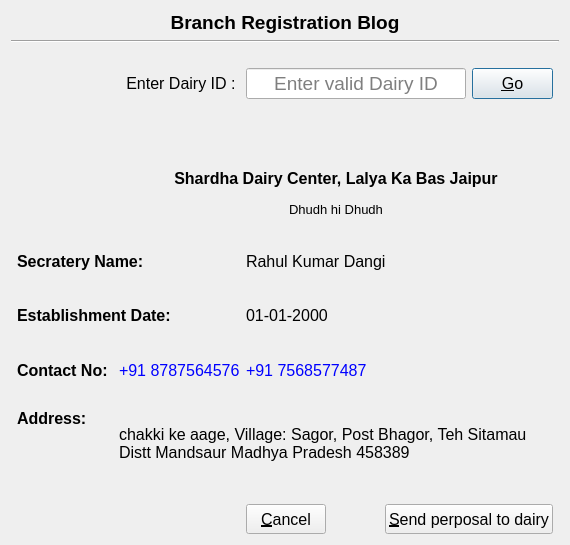
<?xml version="1.0" encoding="UTF-8"?>
<ui version="4.0">
 <class>SendProposal</class>
 <widget class="QWidget" name="SendProposal">
  <property name="geometry">
   <rect>
    <x>0</x>
    <y>0</y>
    <width>570</width>
    <height>545</height>
   </rect>
  </property>
  <property name="windowTitle">
   <string>Form</string>
  </property>
  <layout class="QGridLayout" name="gridLayout">
   <item row="0" column="0" colspan="10">
    <widget class="QLabel" name="titleLabel">
     <property name="font">
      <font>
       <pointsize>14</pointsize>
       <weight>75</weight>
       <bold>true</bold>
      </font>
     </property>
     <property name="text">
      <string>&lt;html&gt;&lt;p align=&quot;center&quot;&gt;&lt;font &gt;Branch Registration Blog&lt;/font&gt;&lt;/p&gt;&lt;/html&gt;</string>
     </property>
    </widget>
   </item>
   <item row="1" column="0" colspan="10">
    <widget class="Line" name="line">
     <property name="orientation">
      <enum>Qt::Horizontal</enum>
     </property>
    </widget>
   </item>
   <item row="2" column="0">
    <spacer name="horizontalSpacer_6">
     <property name="orientation">
      <enum>Qt::Horizontal</enum>
     </property>
     <property name="sizeHint" stdset="0">
      <size>
       <width>24</width>
       <height>13</height>
      </size>
     </property>
    </spacer>
   </item>
   <item row="2" column="3">
    <spacer name="verticalSpacer">
     <property name="orientation">
      <enum>Qt::Vertical</enum>
     </property>
     <property name="sizeHint" stdset="0">
      <size>
       <width>20</width>
       <height>24</height>
      </size>
     </property>
    </spacer>
   </item>
   <item row="2" column="9">
    <spacer name="horizontalSpacer_26">
     <property name="orientation">
      <enum>Qt::Horizontal</enum>
     </property>
     <property name="sizeHint" stdset="0">
      <size>
       <width>24</width>
       <height>13</height>
      </size>
     </property>
    </spacer>
   </item>
   <item row="3" column="0">
    <spacer name="horizontalSpacer_2">
     <property name="orientation">
      <enum>Qt::Horizontal</enum>
     </property>
     <property name="sizeHint" stdset="0">
      <size>
       <width>24</width>
       <height>30</height>
      </size>
     </property>
    </spacer>
   </item>
   <item row="3" column="1" colspan="2">
    <widget class="QLabel" name="enterDIDLabel">
     <property name="sizePolicy">
      <sizepolicy hsizetype="Preferred" vsizetype="Preferred">
       <horstretch>0</horstretch>
       <verstretch>0</verstretch>
      </sizepolicy>
     </property>
     <property name="font">
      <font>
       <pointsize>12</pointsize>
      </font>
     </property>
     <property name="text">
      <string>&lt;html&gt;&lt;p align = &quot;right&quot;&gt;&lt;font &gt;Enter Dairy ID : &lt;/font&gt;&lt;/p&gt;&lt;/html&gt;</string>
     </property>
     <property name="buddy">
      <cstring>DairyIDEdit</cstring>
     </property>
    </widget>
   </item>
   <item row="3" column="3" colspan="5">
    <widget class="QLineEdit" name="DairyIDEdit">
     <property name="sizePolicy">
      <sizepolicy hsizetype="Preferred" vsizetype="Preferred">
       <horstretch>0</horstretch>
       <verstretch>0</verstretch>
      </sizepolicy>
     </property>
     <property name="font">
      <font>
       <pointsize>14</pointsize>
      </font>
     </property>
     <property name="alignment">
      <set>Qt::AlignCenter</set>
     </property>
     <property name="placeholderText">
      <string>Enter valid Dairy ID</string>
     </property>
     <property name="clearButtonEnabled">
      <bool>true</bool>
     </property>
    </widget>
   </item>
   <item row="3" column="8">
    <widget class="QPushButton" name="goButton">
     <property name="sizePolicy">
      <sizepolicy hsizetype="Preferred" vsizetype="Preferred">
       <horstretch>0</horstretch>
       <verstretch>0</verstretch>
      </sizepolicy>
     </property>
     <property name="font">
      <font>
       <pointsize>12</pointsize>
      </font>
     </property>
     <property name="text">
      <string>&amp;Go</string>
     </property>
     <property name="shortcut">
      <string>Return</string>
     </property>
     <property name="autoDefault">
      <bool>true</bool>
     </property>
     <property name="default">
      <bool>true</bool>
     </property>
    </widget>
   </item>
   <item row="3" column="9">
    <spacer name="horizontalSpacer_20">
     <property name="orientation">
      <enum>Qt::Horizontal</enum>
     </property>
     <property name="sizeHint" stdset="0">
      <size>
       <width>24</width>
       <height>30</height>
      </size>
     </property>
    </spacer>
   </item>
   <item row="4" column="0">
    <spacer name="horizontalSpacer_5">
     <property name="orientation">
      <enum>Qt::Horizontal</enum>
     </property>
     <property name="sizeHint" stdset="0">
      <size>
       <width>24</width>
       <height>13</height>
      </size>
     </property>
    </spacer>
   </item>
   <item row="4" column="3">
    <spacer name="verticalSpacer_2">
     <property name="orientation">
      <enum>Qt::Vertical</enum>
     </property>
     <property name="sizeHint" stdset="0">
      <size>
       <width>20</width>
       <height>23</height>
      </size>
     </property>
    </spacer>
   </item>
   <item row="4" column="9">
    <spacer name="horizontalSpacer_29">
     <property name="orientation">
      <enum>Qt::Horizontal</enum>
     </property>
     <property name="sizeHint" stdset="0">
      <size>
       <width>24</width>
       <height>13</height>
      </size>
     </property>
    </spacer>
   </item>
   <item row="5" column="0" rowspan="3">
    <spacer name="horizontalSpacer_3">
     <property name="orientation">
      <enum>Qt::Horizontal</enum>
     </property>
     <property name="sizeHint" stdset="0">
      <size>
       <width>24</width>
       <height>100</height>
      </size>
     </property>
    </spacer>
   </item>
   <item row="5" column="1" rowspan="3">
    <widget class="QLabel" name="logoLabel">
     <property name="sizePolicy">
      <sizepolicy hsizetype="Fixed" vsizetype="Fixed">
       <horstretch>0</horstretch>
       <verstretch>0</verstretch>
      </sizepolicy>
     </property>
     <property name="text">
      <string>&lt;html&gt;&lt;head/&gt;&lt;body&gt;&lt;p&gt;&lt;img height=&quot;100&quot;  width =&quot;100&quot;  src=&quot;:/E:/Qt projects/Milk_Dairy_Software/insert_Images/milk_dairy_logo.jpg&quot;/&gt;&lt;/p&gt;&lt;/body&gt;&lt;/html&gt;</string>
     </property>
    </widget>
   </item>
   <item row="5" column="2" colspan="7">
    <spacer name="horizontalSpacer">
     <property name="orientation">
      <enum>Qt::Horizontal</enum>
     </property>
     <property name="sizeHint" stdset="0">
      <size>
       <width>455</width>
       <height>38</height>
      </size>
     </property>
    </spacer>
   </item>
   <item row="5" column="9" rowspan="3">
    <spacer name="horizontalSpacer_27">
     <property name="orientation">
      <enum>Qt::Horizontal</enum>
     </property>
     <property name="sizeHint" stdset="0">
      <size>
       <width>24</width>
       <height>100</height>
      </size>
     </property>
    </spacer>
   </item>
   <item row="6" column="2" colspan="7">
    <widget class="QLabel" name="dairyNameLabel">
     <property name="sizePolicy">
      <sizepolicy hsizetype="Preferred" vsizetype="Preferred">
       <horstretch>0</horstretch>
       <verstretch>0</verstretch>
      </sizepolicy>
     </property>
     <property name="font">
      <font>
       <pointsize>12</pointsize>
       <weight>75</weight>
       <bold>true</bold>
      </font>
     </property>
     <property name="text">
      <string>&lt;html&gt;&lt;p align = &quot;center&quot;&gt;&lt;font&gt;Shardha Dairy Center, Lalya Ka Bas Jaipur&lt;/font&gt;&lt;/p&gt;&lt;/html&gt;</string>
     </property>
    </widget>
   </item>
   <item row="7" column="2" colspan="7">
    <widget class="QLabel" name="tagLabel">
     <property name="sizePolicy">
      <sizepolicy hsizetype="Preferred" vsizetype="Preferred">
       <horstretch>0</horstretch>
       <verstretch>0</verstretch>
      </sizepolicy>
     </property>
     <property name="font">
      <font>
       <pointsize>10</pointsize>
      </font>
     </property>
     <property name="text">
      <string>&lt;html&gt;&lt;p align = &quot;center&quot;&gt;&lt;font&gt;Dhudh hi Dhudh&lt;/font&gt;&lt;/p&gt;&lt;/html&gt;</string>
     </property>
    </widget>
   </item>
   <item row="8" column="0">
    <spacer name="horizontalSpacer_4">
     <property name="orientation">
      <enum>Qt::Horizontal</enum>
     </property>
     <property name="sizeHint" stdset="0">
      <size>
       <width>24</width>
       <height>13</height>
      </size>
     </property>
    </spacer>
   </item>
   <item row="8" column="1">
    <spacer name="verticalSpacer_8">
     <property name="orientation">
      <enum>Qt::Vertical</enum>
     </property>
     <property name="sizeHint" stdset="0">
      <size>
       <width>20</width>
       <height>24</height>
      </size>
     </property>
    </spacer>
   </item>
   <item row="8" column="6">
    <spacer name="verticalSpacer_3">
     <property name="orientation">
      <enum>Qt::Vertical</enum>
     </property>
     <property name="sizeHint" stdset="0">
      <size>
       <width>20</width>
       <height>24</height>
      </size>
     </property>
    </spacer>
   </item>
   <item row="8" column="9">
    <spacer name="horizontalSpacer_17">
     <property name="orientation">
      <enum>Qt::Horizontal</enum>
     </property>
     <property name="sizeHint" stdset="0">
      <size>
       <width>24</width>
       <height>13</height>
      </size>
     </property>
    </spacer>
   </item>
   <item row="9" column="0">
    <spacer name="horizontalSpacer_7">
     <property name="orientation">
      <enum>Qt::Horizontal</enum>
     </property>
     <property name="sizeHint" stdset="0">
      <size>
       <width>24</width>
       <height>30</height>
      </size>
     </property>
    </spacer>
   </item>
   <item row="9" column="1" colspan="2">
    <widget class="QLabel" name="SNLabel">
     <property name="sizePolicy">
      <sizepolicy hsizetype="Preferred" vsizetype="Preferred">
       <horstretch>0</horstretch>
       <verstretch>0</verstretch>
      </sizepolicy>
     </property>
     <property name="font">
      <font>
       <pointsize>12</pointsize>
       <weight>75</weight>
       <bold>true</bold>
      </font>
     </property>
     <property name="text">
      <string>&lt;html&gt;&lt;p&gt;&lt;font &gt;Secratery Name: &lt;/font&gt;&lt;/p&gt;&lt;/html&gt;</string>
     </property>
    </widget>
   </item>
   <item row="9" column="3" colspan="6">
    <widget class="QLabel" name="secNameLabel">
     <property name="sizePolicy">
      <sizepolicy hsizetype="Preferred" vsizetype="Preferred">
       <horstretch>0</horstretch>
       <verstretch>0</verstretch>
      </sizepolicy>
     </property>
     <property name="font">
      <font>
       <pointsize>12</pointsize>
      </font>
     </property>
     <property name="text">
      <string>&lt;html&gt;&lt;p&gt;&lt;font &gt;Rahul Kumar Dangi&lt;/font&gt;&lt;/p&gt;&lt;/html&gt;</string>
     </property>
    </widget>
   </item>
   <item row="9" column="9">
    <spacer name="horizontalSpacer_23">
     <property name="orientation">
      <enum>Qt::Horizontal</enum>
     </property>
     <property name="sizeHint" stdset="0">
      <size>
       <width>24</width>
       <height>30</height>
      </size>
     </property>
    </spacer>
   </item>
   <item row="10" column="0">
    <spacer name="horizontalSpacer_8">
     <property name="orientation">
      <enum>Qt::Horizontal</enum>
     </property>
     <property name="sizeHint" stdset="0">
      <size>
       <width>24</width>
       <height>13</height>
      </size>
     </property>
    </spacer>
   </item>
   <item row="10" column="1">
    <spacer name="verticalSpacer_7">
     <property name="orientation">
      <enum>Qt::Vertical</enum>
     </property>
     <property name="sizeHint" stdset="0">
      <size>
       <width>20</width>
       <height>24</height>
      </size>
     </property>
    </spacer>
   </item>
   <item row="10" column="4">
    <spacer name="verticalSpacer_4">
     <property name="orientation">
      <enum>Qt::Vertical</enum>
     </property>
     <property name="sizeHint" stdset="0">
      <size>
       <width>20</width>
       <height>24</height>
      </size>
     </property>
    </spacer>
   </item>
   <item row="10" column="9">
    <spacer name="horizontalSpacer_28">
     <property name="orientation">
      <enum>Qt::Horizontal</enum>
     </property>
     <property name="sizeHint" stdset="0">
      <size>
       <width>24</width>
       <height>13</height>
      </size>
     </property>
    </spacer>
   </item>
   <item row="11" column="0">
    <spacer name="horizontalSpacer_9">
     <property name="orientation">
      <enum>Qt::Horizontal</enum>
     </property>
     <property name="sizeHint" stdset="0">
      <size>
       <width>24</width>
       <height>30</height>
      </size>
     </property>
    </spacer>
   </item>
   <item row="11" column="1" colspan="2">
    <widget class="QLabel" name="EDLabel">
     <property name="sizePolicy">
      <sizepolicy hsizetype="Preferred" vsizetype="Preferred">
       <horstretch>0</horstretch>
       <verstretch>0</verstretch>
      </sizepolicy>
     </property>
     <property name="font">
      <font>
       <pointsize>12</pointsize>
       <weight>75</weight>
       <bold>true</bold>
      </font>
     </property>
     <property name="text">
      <string>&lt;html&gt;&lt;p&gt;&lt;font &gt;Establishment Date: &lt;/font&gt;&lt;/p&gt;&lt;/html&gt;</string>
     </property>
    </widget>
   </item>
   <item row="11" column="3" colspan="6">
    <widget class="QLabel" name="estDateLabel">
     <property name="sizePolicy">
      <sizepolicy hsizetype="Preferred" vsizetype="Preferred">
       <horstretch>0</horstretch>
       <verstretch>0</verstretch>
      </sizepolicy>
     </property>
     <property name="font">
      <font>
       <pointsize>12</pointsize>
      </font>
     </property>
     <property name="text">
      <string>&lt;html&gt;&lt;p&gt;&lt;font &gt;01-01-2000&lt;/font&gt;&lt;/p&gt;&lt;/html&gt;</string>
     </property>
    </widget>
   </item>
   <item row="11" column="9">
    <spacer name="horizontalSpacer_16">
     <property name="orientation">
      <enum>Qt::Horizontal</enum>
     </property>
     <property name="sizeHint" stdset="0">
      <size>
       <width>24</width>
       <height>30</height>
      </size>
     </property>
    </spacer>
   </item>
   <item row="12" column="0">
    <spacer name="horizontalSpacer_10">
     <property name="orientation">
      <enum>Qt::Horizontal</enum>
     </property>
     <property name="sizeHint" stdset="0">
      <size>
       <width>24</width>
       <height>13</height>
      </size>
     </property>
    </spacer>
   </item>
   <item row="12" column="1">
    <spacer name="verticalSpacer_6">
     <property name="orientation">
      <enum>Qt::Vertical</enum>
     </property>
     <property name="sizeHint" stdset="0">
      <size>
       <width>20</width>
       <height>24</height>
      </size>
     </property>
    </spacer>
   </item>
   <item row="12" column="3" colspan="2">
    <spacer name="verticalSpacer_5">
     <property name="orientation">
      <enum>Qt::Vertical</enum>
     </property>
     <property name="sizeHint" stdset="0">
      <size>
       <width>20</width>
       <height>24</height>
      </size>
     </property>
    </spacer>
   </item>
   <item row="12" column="9">
    <spacer name="horizontalSpacer_24">
     <property name="orientation">
      <enum>Qt::Horizontal</enum>
     </property>
     <property name="sizeHint" stdset="0">
      <size>
       <width>24</width>
       <height>13</height>
      </size>
     </property>
    </spacer>
   </item>
   <item row="13" column="0">
    <spacer name="horizontalSpacer_11">
     <property name="orientation">
      <enum>Qt::Horizontal</enum>
     </property>
     <property name="sizeHint" stdset="0">
      <size>
       <width>24</width>
       <height>30</height>
      </size>
     </property>
    </spacer>
   </item>
   <item row="13" column="1">
    <widget class="QLabel" name="CNLabel">
     <property name="sizePolicy">
      <sizepolicy hsizetype="Preferred" vsizetype="Preferred">
       <horstretch>0</horstretch>
       <verstretch>0</verstretch>
      </sizepolicy>
     </property>
     <property name="font">
      <font>
       <pointsize>12</pointsize>
       <weight>75</weight>
       <bold>true</bold>
      </font>
     </property>
     <property name="text">
      <string>&lt;html&gt;&lt;p&gt;&lt;font &gt;Contact No: &lt;/font&gt;&lt;/p&gt;&lt;/html&gt;</string>
     </property>
    </widget>
   </item>
   <item row="13" column="3" colspan="6">
    <widget class="QLabel" name="contactLabel">
     <property name="sizePolicy">
      <sizepolicy hsizetype="Preferred" vsizetype="Preferred">
       <horstretch>0</horstretch>
       <verstretch>0</verstretch>
      </sizepolicy>
     </property>
     <property name="font">
      <font>
       <pointsize>12</pointsize>
      </font>
     </property>
     <property name="text">
      <string>&lt;html&gt;&lt;p&gt;&lt;font color=&quot;blue&quot; &gt;+91 7568577487&lt;/font&gt;&lt;/p&gt;&lt;/html&gt;</string>
     </property>
    </widget>
   </item>
   <item row="13" column="9">
    <spacer name="horizontalSpacer_18">
     <property name="orientation">
      <enum>Qt::Horizontal</enum>
     </property>
     <property name="sizeHint" stdset="0">
      <size>
       <width>24</width>
       <height>30</height>
      </size>
     </property>
    </spacer>
   </item>
   <item row="14" column="0">
    <spacer name="horizontalSpacer_12">
     <property name="orientation">
      <enum>Qt::Horizontal</enum>
     </property>
     <property name="sizeHint" stdset="0">
      <size>
       <width>24</width>
       <height>13</height>
      </size>
     </property>
    </spacer>
   </item>
   <item row="14" column="1">
    <spacer name="verticalSpacer_9">
     <property name="orientation">
      <enum>Qt::Vertical</enum>
     </property>
     <property name="sizeHint" stdset="0">
      <size>
       <width>20</width>
       <height>23</height>
      </size>
     </property>
    </spacer>
   </item>
   <item row="14" column="5">
    <spacer name="verticalSpacer_10">
     <property name="orientation">
      <enum>Qt::Vertical</enum>
     </property>
     <property name="sizeHint" stdset="0">
      <size>
       <width>20</width>
       <height>23</height>
      </size>
     </property>
    </spacer>
   </item>
   <item row="14" column="9">
    <spacer name="horizontalSpacer_25">
     <property name="orientation">
      <enum>Qt::Horizontal</enum>
     </property>
     <property name="sizeHint" stdset="0">
      <size>
       <width>24</width>
       <height>13</height>
      </size>
     </property>
    </spacer>
   </item>
   <item row="15" column="0">
    <spacer name="horizontalSpacer_13">
     <property name="orientation">
      <enum>Qt::Horizontal</enum>
     </property>
     <property name="sizeHint" stdset="0">
      <size>
       <width>24</width>
       <height>70</height>
      </size>
     </property>
    </spacer>
   </item>
   <item row="15" column="1">
    <widget class="QLabel" name="ALabel">
     <property name="sizePolicy">
      <sizepolicy hsizetype="Preferred" vsizetype="Preferred">
       <horstretch>0</horstretch>
       <verstretch>0</verstretch>
      </sizepolicy>
     </property>
     <property name="font">
      <font>
       <pointsize>12</pointsize>
       <weight>75</weight>
       <bold>true</bold>
      </font>
     </property>
     <property name="text">
      <string>&lt;html&gt;&lt;p&gt;&lt;font &gt;Address: &lt;/font&gt;&lt;/p&gt;&lt;/html&gt;</string>
     </property>
     <property name="alignment">
      <set>Qt::AlignLeading|Qt::AlignLeft|Qt::AlignTop</set>
     </property>
    </widget>
   </item>
   <item row="15" column="2" colspan="7">
    <widget class="QLabel" name="addressLabel">
     <property name="sizePolicy">
      <sizepolicy hsizetype="Preferred" vsizetype="Preferred">
       <horstretch>0</horstretch>
       <verstretch>0</verstretch>
      </sizepolicy>
     </property>
     <property name="font">
      <font>
       <pointsize>12</pointsize>
      </font>
     </property>
     <property name="text">
      <string>&lt;html&gt;&lt;p&gt;&lt;font &gt;chakki ke aage, Village: Sagor, Post Bhagor, Teh Sitamau Distt Mandsaur Madhya Pradesh 458389&lt;/font&gt;&lt;/p&gt;&lt;/html&gt;</string>
     </property>
     <property name="alignment">
      <set>Qt::AlignLeading|Qt::AlignLeft|Qt::AlignVCenter</set>
     </property>
     <property name="wordWrap">
      <bool>true</bool>
     </property>
     <property name="textInteractionFlags">
      <set>Qt::TextSelectableByMouse</set>
     </property>
    </widget>
   </item>
   <item row="15" column="9">
    <spacer name="horizontalSpacer_19">
     <property name="orientation">
      <enum>Qt::Horizontal</enum>
     </property>
     <property name="sizeHint" stdset="0">
      <size>
       <width>24</width>
       <height>70</height>
      </size>
     </property>
    </spacer>
   </item>
   <item row="16" column="0">
    <spacer name="horizontalSpacer_14">
     <property name="orientation">
      <enum>Qt::Horizontal</enum>
     </property>
     <property name="sizeHint" stdset="0">
      <size>
       <width>24</width>
       <height>13</height>
      </size>
     </property>
    </spacer>
   </item>
   <item row="16" column="3" colspan="2">
    <spacer name="verticalSpacer_11">
     <property name="orientation">
      <enum>Qt::Vertical</enum>
     </property>
     <property name="sizeHint" stdset="0">
      <size>
       <width>20</width>
       <height>24</height>
      </size>
     </property>
    </spacer>
   </item>
   <item row="16" column="8">
    <spacer name="verticalSpacer_12">
     <property name="orientation">
      <enum>Qt::Vertical</enum>
     </property>
     <property name="sizeHint" stdset="0">
      <size>
       <width>20</width>
       <height>24</height>
      </size>
     </property>
    </spacer>
   </item>
   <item row="16" column="9">
    <spacer name="horizontalSpacer_21">
     <property name="orientation">
      <enum>Qt::Horizontal</enum>
     </property>
     <property name="sizeHint" stdset="0">
      <size>
       <width>24</width>
       <height>13</height>
      </size>
     </property>
    </spacer>
   </item>
   <item row="17" column="0">
    <spacer name="horizontalSpacer_15">
     <property name="orientation">
      <enum>Qt::Horizontal</enum>
     </property>
     <property name="sizeHint" stdset="0">
      <size>
       <width>24</width>
       <height>30</height>
      </size>
     </property>
    </spacer>
   </item>
   <item row="17" column="3" colspan="2">
    <widget class="QPushButton" name="cancelButton">
     <property name="sizePolicy">
      <sizepolicy hsizetype="Preferred" vsizetype="Preferred">
       <horstretch>0</horstretch>
       <verstretch>0</verstretch>
      </sizepolicy>
     </property>
     <property name="font">
      <font>
       <pointsize>12</pointsize>
      </font>
     </property>
     <property name="text">
      <string>&amp;Cancel</string>
     </property>
    </widget>
   </item>
   <item row="17" column="7" colspan="2">
    <widget class="QPushButton" name="sendButton">
     <property name="sizePolicy">
      <sizepolicy hsizetype="Preferred" vsizetype="Preferred">
       <horstretch>0</horstretch>
       <verstretch>0</verstretch>
      </sizepolicy>
     </property>
     <property name="font">
      <font>
       <pointsize>12</pointsize>
      </font>
     </property>
     <property name="text">
      <string>&amp;Send perposal to dairy</string>
     </property>
    </widget>
   </item>
   <item row="17" column="9">
    <spacer name="horizontalSpacer_22">
     <property name="orientation">
      <enum>Qt::Horizontal</enum>
     </property>
     <property name="sizeHint" stdset="0">
      <size>
       <width>24</width>
       <height>30</height>
      </size>
     </property>
    </spacer>
   </item>
   <item row="13" column="2">
    <widget class="QLabel" name="pContactLabel">
     <property name="font">
      <font>
       <pointsize>12</pointsize>
      </font>
     </property>
     <property name="text">
      <string>&lt;html&gt;&lt;p&gt;&lt;font color=&quot;blue&quot;&gt;+91  8787564576&lt;/font&gt;&lt;/p&gt;&lt;/html&gt;</string>
     </property>
    </widget>
   </item>
  </layout>
 </widget>
 <tabstops>
  <tabstop>DairyIDEdit</tabstop>
  <tabstop>goButton</tabstop>
  <tabstop>sendButton</tabstop>
  <tabstop>cancelButton</tabstop>
 </tabstops>
 <resources>
  <include location="../Milk_Dairy_Software/insert_cust_images.qrc"/>
 </resources>
 <connections/>
</ui>
